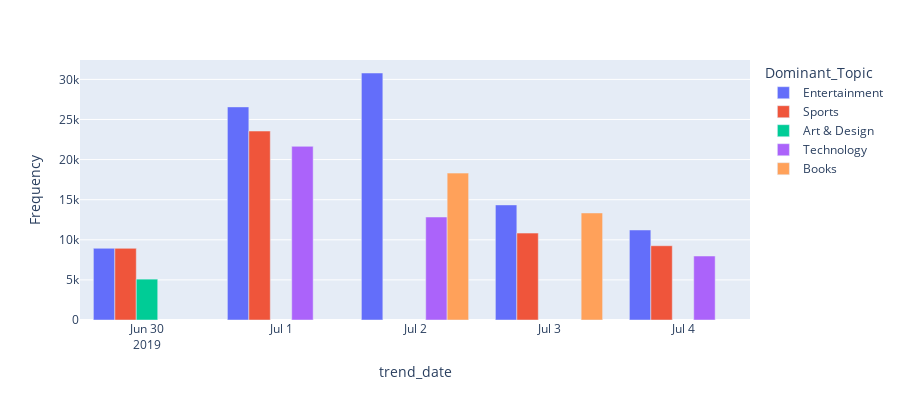

The notebook cell this image was saved under:
### Code cell
import plotly.express as px

fig = px.bar(plot_df2, x="trend_date", y="Frequency", color='Dominant_Topic', barmode='group',
             height=400, width=900 )
fig.show()

### Figure 1 — Plotly figure (JSON) as saved in the notebook; plotly's stock layout.template omitted (floating-point values rounded to 4 significant figures)
{"data": [{"alignmentgroup": "True", "hovertemplate": "Dominant_Topic=Entertainment<br>trend_date=%{x}<br>Frequency=%{y}<extra></extra>", "legendgroup": "Entertainment", "marker": {"color": "#636efa"}, "name": "Entertainment", "offsetgroup": "Entertainment", "orientation": "v", "showlegend": true, "textposition": "auto", "type": "bar", "x": ["2019-06-30T00:00:00", "2019-07-01T00:00:00", "2019-07-02T00:00:00", "2019-07-03T00:00:00", "2019-07-04T00:00:00"], "xaxis": "x", "y": [8939, 26569, 30795, 14349, 11222], "yaxis": "y"}, {"alignmentgroup": "True", "hovertemplate": "Dominant_Topic=Sports<br>trend_date=%{x}<br>Frequency=%{y}<extra></extra>", "legendgroup": "Sports", "marker": {"color": "#EF553B"}, "name": "Sports", "offsetgroup": "Sports", "orientation": "v", "showlegend": true, "textposition": "auto", "type": "bar", "x": ["2019-06-30T00:00:00", "2019-07-01T00:00:00", "2019-07-03T00:00:00", "2019-07-04T00:00:00"], "xaxis": "x", "y": [8933, 23559, 10834, 9260], "yaxis": "y"}, {"alignmentgroup": "True", "hovertemplate": "Dominant_Topic=Art & Design<br>trend_date=%{x}<br>Frequency=%{y}<extra></extra>", "legendgroup": "Art & Design", "marker": {"color": "#00cc96"}, "name": "Art & Design", "offsetgroup": "Art & Design", "orientation": "v", "showlegend": true, "textposition": "auto", "type": "bar", "x": ["2019-06-30T00:00:00"], "xaxis": "x", "y": [5096], "yaxis": "y"}, {"alignmentgroup": "True", "hovertemplate": "Dominant_Topic=Technology<br>trend_date=%{x}<br>Frequency=%{y}<extra></extra>", "legendgroup": "Technology", "marker": {"color": "#ab63fa"}, "name": "Technology", "offsetgroup": "Technology", "orientation": "v", "showlegend": true, "textposition": "auto", "type": "bar", "x": ["2019-07-01T00:00:00", "2019-07-02T00:00:00", "2019-07-04T00:00:00"], "xaxis": "x", "y": [21652, 12841, 7978], "yaxis": "y"}, {"alignmentgroup": "True", "hovertemplate": "Dominant_Topic=Books<br>trend_date=%{x}<br>Frequency=%{y}<extra></extra>", "legendgroup": "Books", "marker": {"color": "#FFA15A"}, "name": "Books", "offsetgroup": "Books", "orientation": "v", "showlegend": true, "textposition": "auto", "type": "bar", "x": ["2019-07-02T00:00:00", "2019-07-03T00:00:00"], "xaxis": "x", "y": [18312, 13344], "yaxis": "y"}], "layout": {"barmode": "group", "height": 400, "legend": {"title": {"text": "Dominant_Topic"}, "tracegroupgap": 0}, "margin": {"t": 60}, "width": 900, "xaxis": {"anchor": "y", "domain": [0, 1], "title": {"text": "trend_date"}}, "yaxis": {"anchor": "x", "domain": [0, 1], "title": {"text": "Frequency"}}}}
